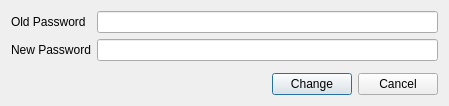
<?xml version="1.0" encoding="UTF-8"?>
<ui version="4.0">
 <class>ChangePasswordDialog</class>
 <widget class="QDialog" name="ChangePasswordDialog">
  <property name="geometry">
   <rect>
    <x>0</x>
    <y>0</y>
    <width>449</width>
    <height>106</height>
   </rect>
  </property>
  <property name="windowTitle">
   <string>Change Password</string>
  </property>
  <layout class="QVBoxLayout" name="verticalLayout">
   <item>
    <layout class="QFormLayout" name="formLayout">
     <item row="0" column="0">
      <widget class="QLabel" name="label">
       <property name="text">
        <string>Old Password</string>
       </property>
      </widget>
     </item>
     <item row="1" column="0">
      <widget class="QLabel" name="label_2">
       <property name="text">
        <string>New Password</string>
       </property>
      </widget>
     </item>
     <item row="0" column="1">
      <widget class="QLineEdit" name="lineEditOldPassword"/>
     </item>
     <item row="1" column="1">
      <widget class="QLineEdit" name="lineEditNewPassword"/>
     </item>
    </layout>
   </item>
   <item>
    <layout class="QHBoxLayout" name="horizontalLayout">
     <item>
      <spacer name="horizontalSpacer">
       <property name="orientation">
        <enum>Qt::Horizontal</enum>
       </property>
       <property name="sizeHint" stdset="0">
        <size>
         <width>40</width>
         <height>20</height>
        </size>
       </property>
      </spacer>
     </item>
     <item>
      <widget class="QPushButton" name="pushButtonChange">
       <property name="text">
        <string>Change</string>
       </property>
      </widget>
     </item>
     <item>
      <widget class="QPushButton" name="pushButtonCancel">
       <property name="text">
        <string>Cancel</string>
       </property>
      </widget>
     </item>
    </layout>
   </item>
  </layout>
 </widget>
 <resources/>
 <connections/>
</ui>
